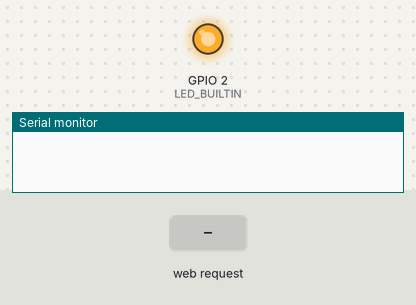
A sketch run on a simulated ESP8266 (NodeMCU). Shown: output pins drawn as LEDs (lit = HIGH, except the on-board LED, lit = LOW), the last lines printed to the serial monitor. Dashed ring = blinking. The inputs (shaded band) are chosen by the test bench. WiFi joins after 1.5 s; servers stay silent unless stated.

Above: at 0.0 s.
At 7.8 s:
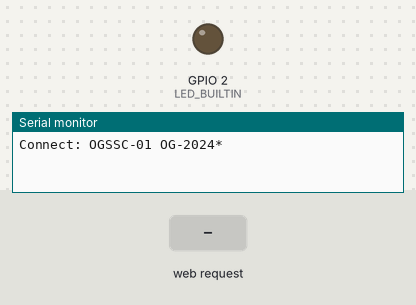
7.9 s: HTTP request GET /info received
At 8.3 s:
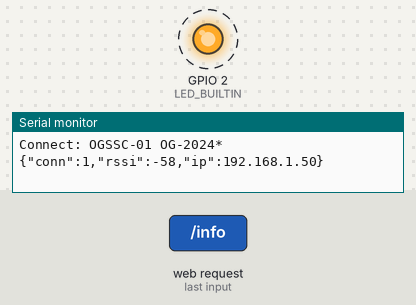
Timing chart, 0 to 17.4 s (numbered marks = the images above; inputs shaded):
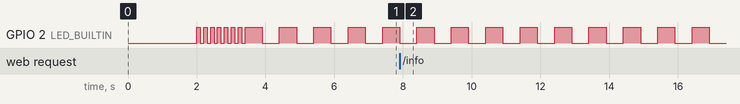

The sketch:

HotDash.ino
```cpp
#include <ESP8266WiFi.h>
#include <Arduino.h>
#include <ESPAsyncTCP.h>
#include <ESPAsyncWebServer.h>

const char *ssid = "Smart IoT Socket";
const char *password = "SIS-2023";

char sta_ssid[32] = "OGSSC-01";
char sta_pswd[32] = "OG-2024*";

unsigned long t_stablink = 0, t_reconnect = 0;

bool s_stablink = false;

char inp[90];

AsyncWebServer server(80);


void reconnect() {
  if (millis() - t_reconnect >= 2000) {
    // Serial.print("Reconnect ");
    // Serial.print(sta_ssid);
    // Serial.print(" ");
    // Serial.println(sta_pswd);
    // WiFi.begin(sta_ssid, sta_pswd);
    t_reconnect = millis();
  }
}

void stablink() {
  int w_stat = WiFi.status();
  if (w_stat == WL_CONNECTED) {
    if (millis() - t_stablink >= 500) {
      if (s_stablink) {
        digitalWrite(LED_BUILTIN, LOW);
        s_stablink = !s_stablink;
      } else {
        digitalWrite(LED_BUILTIN, HIGH);
        s_stablink = !s_stablink;
      }
      t_stablink = millis();
    }
  } else {
    if (millis() - t_stablink >= 100) {
      if (s_stablink) {
        digitalWrite(LED_BUILTIN, LOW);
        s_stablink = !s_stablink;
      } else {
        digitalWrite(LED_BUILTIN, HIGH);
        s_stablink = !s_stablink;
      }
      t_stablink = millis();
    }
    reconnect();
  }
}


void setup() {
  Serial.begin(9600);
  pinMode(LED_BUILTIN, OUTPUT);

  WiFi.mode(WIFI_AP_STA);

  WiFi.softAP(ssid, password);
  // Serial.println(WiFi.softAPIP());

  delay(2000);

  server.on("/", HTTP_GET, [](AsyncWebServerRequest *request) {
    request->send_P(200, "text/plain", "Hello!");
  });

  server.on("/set", HTTP_GET, [](AsyncWebServerRequest *request) {
    sta_ssid[0] = '\0';
    strcpy(sta_ssid, request->getParam(0)->value().c_str());
    sta_pswd[0] = '\0';
    strcpy(sta_pswd, request->getParam(1)->value().c_str());
    Serial.print("Set Connect: ");
    Serial.print(sta_ssid);
    Serial.print(" ");
    Serial.println(sta_pswd);
    WiFi.begin(sta_ssid, sta_pswd);
    request->send(200);
  });

  server.on("/info", HTTP_GET, [](AsyncWebServerRequest *request) {
    if (WiFi.status() == WL_CONNECTED) {
      inp[0] = '\0';
      strcat(inp, "{");
      strcat(inp, "\"conn\":1,");
      strcat(inp, "\"rssi\":");
      char temp[16];
      itoa(WiFi.RSSI(), temp, 10);
      strcat(inp, temp);
      strcat(inp, ",\"ip\":");
      strcat(inp, WiFi.localIP().toString().c_str());
      strcat(inp, "}");
      Serial.println(inp);
      request->send_P(200, "text/plain", inp);
    } else {
      request->send_P(200, "text/plain", "{\"conn\":0}");
    }
  });

  server.begin();

  Serial.print("Connect: ");
  Serial.print(sta_ssid);
  Serial.print(" ");
  Serial.println(sta_pswd);

  WiFi.begin(sta_ssid, sta_pswd);
}

void loop() {
  stablink();
}
```

Measured:
- by itself, GPIO 2 (LED_BUILTIN): alternates HIGH for 0.50 s and LOW for 0.50 s
